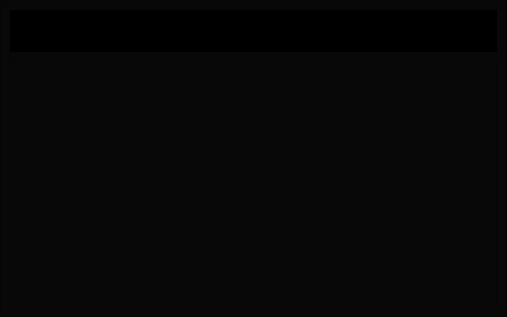
<?xml version="1.0" encoding="UTF-8"?>
<ui version="4.0">
 <class>MainWindow</class>
 <widget class="QMainWindow" name="MainWindow">
  <property name="geometry">
   <rect>
    <x>0</x>
    <y>0</y>
    <width>507</width>
    <height>317</height>
   </rect>
  </property>
  <property name="windowTitle">
   <string>MainWindow</string>
  </property>
  <widget class="QWidget" name="centralwidget">
   <layout class="QVBoxLayout" name="verticalLayout">
    <property name="spacing">
     <number>0</number>
    </property>
    <property name="leftMargin">
     <number>0</number>
    </property>
    <property name="topMargin">
     <number>0</number>
    </property>
    <property name="rightMargin">
     <number>0</number>
    </property>
    <property name="bottomMargin">
     <number>0</number>
    </property>
    <item>
     <widget class="QFrame" name="frame">
      <property name="styleSheet">
       <string notr="true">background-color: rgb(8, 8, 8);</string>
      </property>
      <property name="frameShape">
       <enum>QFrame::StyledPanel</enum>
      </property>
      <property name="frameShadow">
       <enum>QFrame::Raised</enum>
      </property>
      <layout class="QVBoxLayout" name="verticalLayout_2" stretch="1,8">
       <item>
        <widget class="QFrame" name="frame_1superior">
         <property name="minimumSize">
          <size>
           <width>0</width>
           <height>42</height>
          </size>
         </property>
         <property name="styleSheet">
          <string notr="true">QFrame{
background-color: rgb(0, 0, 0);
}

QPushButton{
background-color: #000000ff;
border-radius: 20px;
}

QPushButton:hover{
background-color: rgb(61, 61, 61);
border-radius: 20px;
}</string>
         </property>
         <property name="frameShape">
          <enum>QFrame::StyledPanel</enum>
         </property>
         <property name="frameShadow">
          <enum>QFrame::Raised</enum>
         </property>
         <widget class="QPushButton" name="pushButton">
          <property name="geometry">
           <rect>
            <x>430</x>
            <y>0</y>
            <width>56</width>
            <height>40</height>
           </rect>
          </property>
          <property name="minimumSize">
           <size>
            <width>40</width>
            <height>40</height>
           </size>
          </property>
          <property name="text">
           <string/>
          </property>
          <property name="icon">
           <iconset>
            <normaloff>../../OneDrive/Imágenes/x.svg</normaloff>../../OneDrive/Imágenes/x.svg</iconset>
          </property>
          <property name="iconSize">
           <size>
            <width>38</width>
            <height>38</height>
           </size>
          </property>
         </widget>
         <widget class="QPushButton" name="pushButton_2">
          <property name="geometry">
           <rect>
            <x>380</x>
            <y>0</y>
            <width>56</width>
            <height>40</height>
           </rect>
          </property>
          <property name="minimumSize">
           <size>
            <width>40</width>
            <height>40</height>
           </size>
          </property>
          <property name="text">
           <string/>
          </property>
          <property name="icon">
           <iconset>
            <normaloff>../../OneDrive/Imágenes/maximize-2.svg</normaloff>../../OneDrive/Imágenes/maximize-2.svg</iconset>
          </property>
          <property name="iconSize">
           <size>
            <width>38</width>
            <height>38</height>
           </size>
          </property>
         </widget>
         <widget class="QPushButton" name="pushButton_3">
          <property name="geometry">
           <rect>
            <x>320</x>
            <y>0</y>
            <width>56</width>
            <height>40</height>
           </rect>
          </property>
          <property name="minimumSize">
           <size>
            <width>40</width>
            <height>40</height>
           </size>
          </property>
          <property name="text">
           <string/>
          </property>
          <property name="icon">
           <iconset>
            <normaloff>../../OneDrive/Imágenes/minimize-2.svg</normaloff>../../OneDrive/Imágenes/minimize-2.svg</iconset>
          </property>
          <property name="iconSize">
           <size>
            <width>38</width>
            <height>38</height>
           </size>
          </property>
         </widget>
         <widget class="QPushButton" name="pushButton_4">
          <property name="geometry">
           <rect>
            <x>270</x>
            <y>0</y>
            <width>56</width>
            <height>40</height>
           </rect>
          </property>
          <property name="minimumSize">
           <size>
            <width>40</width>
            <height>40</height>
           </size>
          </property>
          <property name="text">
           <string/>
          </property>
          <property name="icon">
           <iconset>
            <normaloff>../../OneDrive/Imágenes/minus.svg</normaloff>../../OneDrive/Imágenes/minus.svg</iconset>
          </property>
          <property name="iconSize">
           <size>
            <width>38</width>
            <height>38</height>
           </size>
          </property>
         </widget>
        </widget>
       </item>
       <item>
        <widget class="QFrame" name="frame_2contenido">
         <property name="frameShape">
          <enum>QFrame::StyledPanel</enum>
         </property>
         <property name="frameShadow">
          <enum>QFrame::Raised</enum>
         </property>
        </widget>
       </item>
      </layout>
     </widget>
    </item>
   </layout>
  </widget>
 </widget>
 <resources/>
 <connections/>
</ui>
